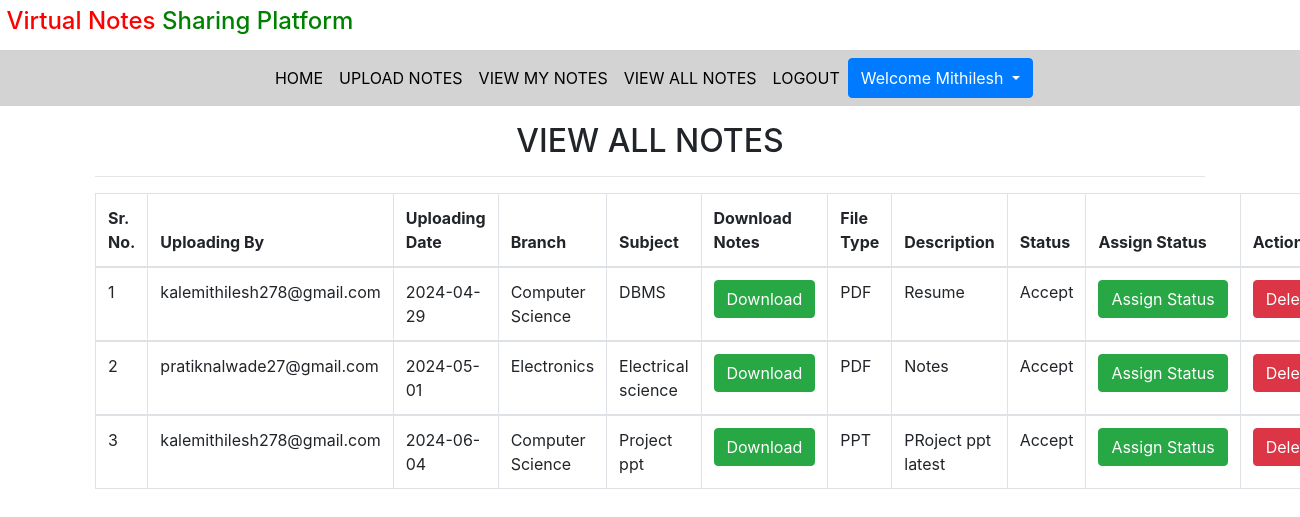
Screenshot of /viewallnotes/ (signed in) with the database file from the repository.
### notes/models.py (models this page shows, shortened)
class Notes(models.Model):
    user = models.ForeignKey(User, on_delete=models.CASCADE)
    uploadingdate = models.CharField(max_length=30)
    branch = models.CharField(max_length=30)
    subject = models.CharField(max_length=30)
    notesfile = models.FileField( null=True)
    filetype= models.CharField(max_length=30, null=True)
    description = models.CharField(max_length=200, null=True)
    status = models.CharField(max_length=15)

### notes/views.py (the view)
# urls.py: path('viewallnotes/', viewallnotes, name='viewallnotes'),
def viewallnotes(request):
    if not request.user.is_authenticated:
        return redirect('login')
    notes = Notes.objects.filter(status="Accept")
    d = {'notes':notes}
    return render(request, 'viewallnotes.html', d)

### notes/Templates/viewallnotes.html (shortened to what this page needs)
{% extends 'usernavigation.html' %}
{% load static %}
{% block body %}
<link rel="stylesheet" href="https://cdnjs.cloudflare.com/ajax/libs/twitter-bootstrap/4.5.2/css/bootstrap.css">
<link rel="stylesheet" href="https://cdn.datatables.net/2.0.4/css/dataTables.bootstrap4.css">
<div class="container mt-3 mb-3">
     <h2 class="text-center">VIEW ALL NOTES</h2>
            <hr>
<table class="table table-bordered" id="example">
    <thead>
    <tr>
      <th> Sr. No.</th>
        <th>Uploading By</th>
       <th>Uploading Date</th>
        <th>Branch</th>
        <th>Subject</th>
        <th>Download Notes</th>
        <th> File Type</th>
        <th>Description</th>
        <th> Status</th>
        <th> Assign Status</th>
        <th> Action</th>
    </tr>
    </thead>
    {% for i in notes %}
    <tbody>
    <tr>
        <td>{{forloop.counter}}</td>
        <td>{{i.user.username}}</td>
        <td>{{i.uploadingdate}}</td>
         <td>{{i.branch}}</td>
         <td>{{i.subject}}</td>
         <td><a href="{{i.notesfile.url}}" class="btn btn-success"download >Download</a></td>
         <td>{{i.filetype}}</td>
         <td>{{i.description}}</td>
         <td>{{i.status}}</td>
        <td><a href="{% url 'assign_status' i.id %}" class="btn btn-success" >Assign&nbsp;Status</a></td>
         <td><a href="{% url 'delete_notes' i.id %}" class="btn btn-danger" onclick="return confirm('Are You sure?')">Delete</a></td>
    </tr>
    {% endfor%}
 </tbody>
</table>
</div>
{% endblock %}

### notes/Templates/usernavigation.html (shortened to what this page needs)
<!DOCTYPE html>
<html lang="en">
<head>
  {% load static%}
  <link rel="stylesheet" href="https://maxcdn.bootstrapcdn.com/bootstrap/4.3.1/css/bootstrap.min.css">
  <link rel="stylesheet" href="https://use.fontawesome.com/releases/v5.6.3/css/all.css"></head>
<link rel="stylesheet" href="{%static 'css/mystyle.css'%}">
<body>
<h4 style="padding:0.5%"><span style="color:red">Virtual Notes</span>
<span style="color:Green">Sharing Platform</span>
</h4>
<nav class="navbar navbar-expand-sm justify-content-center"  style="background-color : lightgrey">
<ul class="navbar-nav">
  <li class="navbar-item">
    <a class="nav-link" href="{% url 'profile' %}">HOME</a>
  </li>
  <li class="navbar-item">
    <a class="nav-link" href="{% url 'upload_notes' %}">UPLOAD NOTES</a>
  </li>
  <li class="navbar-item">
    <a class="nav-link" href="{% url 'view_mynotes' %}">VIEW MY NOTES</a>
  </li>
  <li class="navbar-item">
    <a class="nav-link" href="{% url 'viewallnotes' %}">VIEW ALL NOTES</a>
  </li>
  <li class="navbar-item">
    <a class="nav-link" href="{% url 'logout' %}">LOGOUT</a>
  </li>
    <div class="btn-group">
<button type="button" class="btn btn-primary dropdown-toggle" data-toggle="dropdown">
  Welcome {{request.user.first_name}}
</button>
    </div>
</ul>
</nav>
</body>
</html>
{% block body %}
{% endblock%}

### notes/static/css/mystyle.css (style rules this page uses)
.nav-link { color:black }

### rows the page displays
Notes: user.username "kalemithilesh278@gmail.com", uploadingdate "2024-04-29", branch "Computer Science", subject "DBMS", filetype "PDF", description "Resume", status "Accept"
Notes: user.username "pratiknalwade27@gmail.com", uploadingdate "2024-05-01", branch "Electronics", subject "Electrical science", filetype "PDF", description "Notes", status "Accept"
Notes: user.username "kalemithilesh278@gmail.com", uploadingdate "2024-06-04", branch "Computer Science", subject "Project ppt", filetype "PPT", description "PRoject ppt latest", status "Accept"

### other values shown
{{ request.user.first_name }} "Mithilesh"
